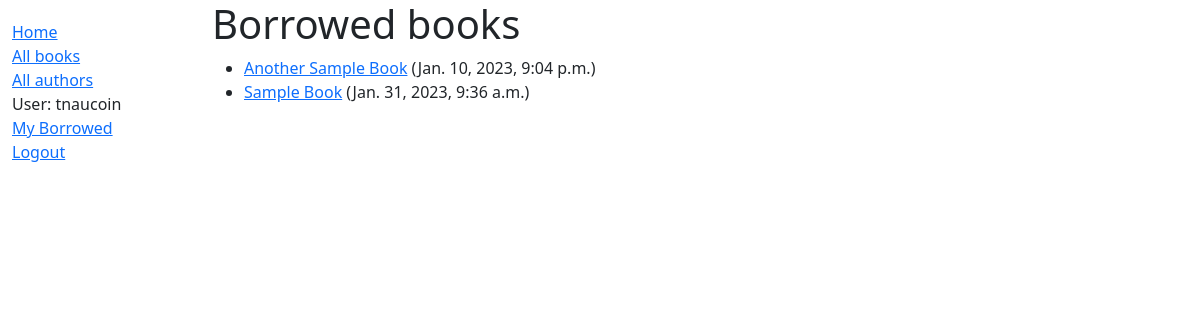
Page /catalog/mybooks/ (signed in) on the earlier database version.
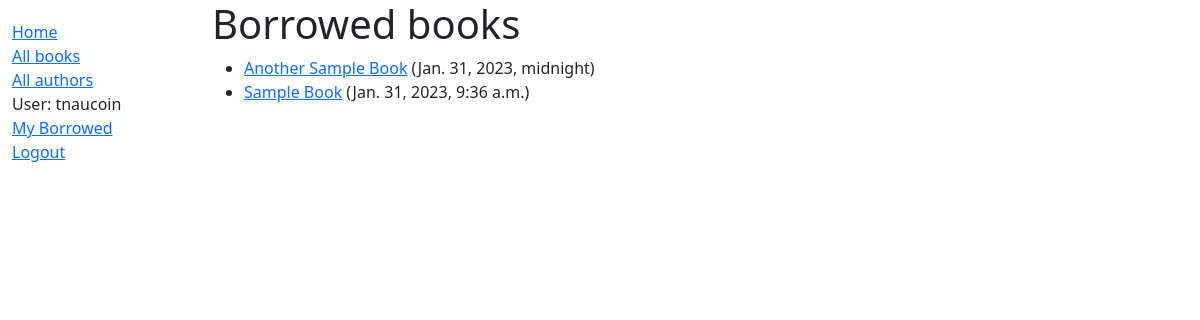
Same page on the later database version.
### catalog/models.py (models this page shows, shortened)
class BookInstance(models.Model):
    id = models.UUIDField(
        primary_key=True, default=uuid.uuid4, help_text="Unique ID for this book copy"
    )
    book = models.ForeignKey(Book, on_delete=models.RESTRICT, null=True)
    imprint = models.CharField(max_length=200)
    due_back = models.DateTimeField(null=True, blank=True)
    borrower = models.ForeignKey(User, on_delete=models.SET_NULL, null=True, blank=True)
    LOAN_STATUS = (
        ("m", "Maintenance"),
        ("o", "On Loan"),
        ("a", "Available"),
        ("r", "Reserved"),
    )
    status = models.CharField(
        max_length=1,
        choices=LOAN_STATUS,
        blank=True,
        default="m",
        help_text="Book availability",
    )
    @property
    def is_overdue(self):
        return bool(self.due_back and date.today() > self.due_back.date())
    class Meta:
        ordering = ["due_back"]
        permissions = [("can_mark_returned", "Set book as returned")]

class Book(models.Model):
    title = models.CharField(max_length=200)
    author = models.ForeignKey("Author", on_delete=models.SET_NULL, null=True)
    summary = models.TextField(
        max_length=1000, help_text="Enter brief summary of the book."
    )
    isbn = models.CharField(
        "ISBN", max_length=13, unique=True, help_text="Enter the book's ISBN number."
    )
    genre = models.ManyToManyField(Genre, help_text="Select genre for this book")
    language = models.ForeignKey(Language, on_delete=models.SET_NULL, null=True)

### catalog/views.py (the view)
# urls.py: path("mybooks/", views.LoanedBooksByUserListView.as_view(), name="user-borrowed"),
class LoanedBooksByUserListView(LoginRequiredMixin, ListView):
    model = BookInstance
    template_name = "user_book_list_borrowed.html"
    paginate_by = 10
    def get_queryset(self):
        return (
            BookInstance.objects.filter(borrower=self.request.user)
            .filter(status__exact="o")
            .order_by("due_back")
        )

### templates/user_book_list_borrowed.html
{% extends "base.html" %}
{% block content %}
    <h1>Borrowed books</h1>
    {% if bookinstance_list %}
    <ul>
      {% for bookinst in bookinstance_list %}
      <li class="{% if bookinst.is_overdue %}text-danger{% endif %}">
        <a href="{% url 'book-detail' bookinst.book.pk %}">{{ bookinst.book.title }}</a> ({{ bookinst.due_back }})
      </li>
      {% endfor %}
    </ul>
    {% else %}
      <p>There are no books borrowed.</p>
    {% endif %}
{% endblock %}

Differences in the rows shown:
changed BookInstance "Another Sample Book": due_back "Jan. 10, 2023, 9:04 p.m." → "Jan. 31, 2023, midnight"
